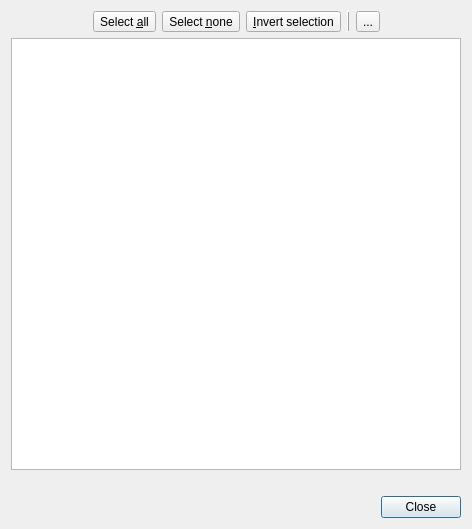
<?xml version="1.0" encoding="UTF-8"?>
<ui version="4.0">
 <class>Dialog</class>
 <widget class="QDialog" name="Dialog">
  <property name="windowModality">
   <enum>Qt::ApplicationModal</enum>
  </property>
  <property name="geometry">
   <rect>
    <x>0</x>
    <y>0</y>
    <width>472</width>
    <height>529</height>
   </rect>
  </property>
  <property name="windowTitle">
   <string>Download databases</string>
  </property>
  <property name="modal">
   <bool>true</bool>
  </property>
  <layout class="QVBoxLayout" name="verticalLayout">
   <item>
    <layout class="QHBoxLayout" name="horizontalLayout">
     <item>
      <spacer name="horizontalSpacer">
       <property name="orientation">
        <enum>Qt::Horizontal</enum>
       </property>
       <property name="sizeHint" stdset="0">
        <size>
         <width>40</width>
         <height>20</height>
        </size>
       </property>
      </spacer>
     </item>
     <item>
      <widget class="QToolButton" name="btSelectAll">
       <property name="toolTip">
        <string>Select all items</string>
       </property>
       <property name="text">
        <string>Select &amp;all</string>
       </property>
       <property name="icon">
        <iconset resource="ui.qrc">
         <normaloff>:/icons/images/select-all.svg</normaloff>:/icons/images/select-all.svg</iconset>
       </property>
      </widget>
     </item>
     <item>
      <widget class="QToolButton" name="btSelectNone">
       <property name="toolTip">
        <string>Select nothing</string>
       </property>
       <property name="text">
        <string>Select &amp;none</string>
       </property>
       <property name="icon">
        <iconset resource="ui.qrc">
         <normaloff>:/icons/images/select-none.svg</normaloff>:/icons/images/select-none.svg</iconset>
       </property>
      </widget>
     </item>
     <item>
      <widget class="QToolButton" name="btSelectInvert">
       <property name="toolTip">
        <string>Invert selection</string>
       </property>
       <property name="text">
        <string>&amp;Invert selection</string>
       </property>
       <property name="icon">
        <iconset resource="ui.qrc">
         <normaloff>:/icons/images/select-invert.svg</normaloff>:/icons/images/select-invert.svg</iconset>
       </property>
      </widget>
     </item>
     <item>
      <widget class="QFrame" name="frame">
       <property name="frameShape">
        <enum>QFrame::VLine</enum>
       </property>
       <property name="frameShadow">
        <enum>QFrame::Raised</enum>
       </property>
      </widget>
     </item>
     <item>
      <widget class="QToolButton" name="btRefresh">
       <property name="toolTip">
        <string>Refresh list</string>
       </property>
       <property name="text">
        <string>...</string>
       </property>
       <property name="icon">
        <iconset resource="ui.qrc">
         <normaloff>:/icons/images/refresh.svg</normaloff>:/icons/images/refresh.svg</iconset>
       </property>
      </widget>
     </item>
     <item>
      <spacer name="horizontalSpacer_2">
       <property name="orientation">
        <enum>Qt::Horizontal</enum>
       </property>
       <property name="sizeHint" stdset="0">
        <size>
         <width>40</width>
         <height>20</height>
        </size>
       </property>
      </spacer>
     </item>
    </layout>
   </item>
   <item>
    <widget class="LoadingTreeWidget" name="treeDatabases">
     <property name="editTriggers">
      <set>QAbstractItemView::NoEditTriggers</set>
     </property>
     <property name="showDropIndicator" stdset="0">
      <bool>false</bool>
     </property>
     <property name="alternatingRowColors">
      <bool>true</bool>
     </property>
     <property name="headerHidden">
      <bool>true</bool>
     </property>
     <column>
      <property name="text">
       <string notr="true">1</string>
      </property>
     </column>
    </widget>
   </item>
   <item>
    <widget class="QLabel" name="labelDesc">
     <property name="text">
      <string/>
     </property>
     <property name="textFormat">
      <enum>Qt::RichText</enum>
     </property>
     <property name="wordWrap">
      <bool>true</bool>
     </property>
     <property name="openExternalLinks">
      <bool>true</bool>
     </property>
    </widget>
   </item>
   <item>
    <widget class="QDialogButtonBox" name="buttonBox">
     <property name="orientation">
      <enum>Qt::Horizontal</enum>
     </property>
     <property name="standardButtons">
      <set>QDialogButtonBox::Close</set>
     </property>
    </widget>
   </item>
  </layout>
 </widget>
 <customwidgets>
  <customwidget>
   <class>LoadingTreeWidget</class>
   <extends>QTreeWidget</extends>
   <header>lib/ui/widgets.h</header>
  </customwidget>
 </customwidgets>
 <resources>
  <include location="ui.qrc"/>
 </resources>
 <connections>
  <connection>
   <sender>buttonBox</sender>
   <signal>accepted()</signal>
   <receiver>Dialog</receiver>
   <slot>accept()</slot>
   <hints>
    <hint type="sourcelabel">
     <x>254</x>
     <y>522</y>
    </hint>
    <hint type="destinationlabel">
     <x>157</x>
     <y>274</y>
    </hint>
   </hints>
  </connection>
  <connection>
   <sender>buttonBox</sender>
   <signal>rejected()</signal>
   <receiver>Dialog</receiver>
   <slot>reject()</slot>
   <hints>
    <hint type="sourcelabel">
     <x>322</x>
     <y>522</y>
    </hint>
    <hint type="destinationlabel">
     <x>286</x>
     <y>274</y>
    </hint>
   </hints>
  </connection>
 </connections>
</ui>
